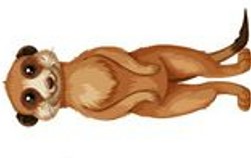
#> input picture Practical 2/Meerkat.jpg, 251 x 158 px
$ jupyter execute RANSAC.ipynb
#> lines starting #> are read from the running program, lines starting #| are printed output that depends on the picture
# RANSAC

## import library

[cell 1]
import random
import matplotlib.pyplot as plt
import math

## Generate points

[cell 2]
# Set random seed for reproducibility
random.seed(42)

# Generate fixed set of points
points = []
# Inliers: roughly along the line y = 2x + 1 with some noise
for _ in range(30):
    x = random.uniform(0, 10)
    y = 2 * x + 1 + random.uniform(-1, 1)  # Small noise
    points.append((x, y))
# Outliers: random points
for _ in range(10):
    x = random.uniform(0, 10)
    y = random.uniform(0, 15)
    points.append((x, y))

# Convert to list of (x, y) tuples that won't change
points = [(x, y) for x, y in points]

## distance to line

[cell 3]
def distance_to_line(x0, y0, x1, y1, x2, y2):
    # Hint: The line is defined by two points (x1, y1) and (x2, y2), and you need to find the distance to point (x0, y0)
    num = abs((x2-x1)*(y1-y0) - (x1-x0)*(y2-y1))
    denom = math.sqrt(math.pow(x1 - x2, 2) + math.pow(y1 - y2, 2))
    # Use the formula for the shortest distance from a point to a line; handle the case where the denominator might be zero
    return num / denom if denom != 0 else float('inf')

## fit line

[cell 4]
def fit_line(x1, y1, x2, y2):
    #TODO: Define a function to compute the slope and intercept of a line given two points
    m = ( y2 - y1 ) / (x2 - x1) if (x2-y2) !=0 else float('inf')
    b = y1 - m*x1
    return m, b  # Replace with your implementation; return (slope, intercept)

## ransac line fit

Inputs: points (list of (x, y) tuples), n_iterations (number of tries), threshold (max distance for inliers)

###Steps:
1. Randomly pick two points to define a line
2. Use fit_line to get the slope and intercept
3. Find all points within the threshold distance to the line (inliers)
4. Keep track of the line with the most inliers
5. For each iteration, plot the current line, inliers (blue), and outliers (red) with a pause
6. After all iterations, plot the best line with its inliers and outliers
######Return: best_model (slope, intercept), best_inliers (list of inlier points)

[cell 5]
#TODO: Implement the RANSAC algorithm to fit a line to the points

def ransac_line_fit(points, n_iterations=20, threshold=0.5):
#> called with n_iterations = 20, threshold = 0.5
    best_inliers = []
    best_model = None
    best_num_inliers = 0

    for iteration in range(n_iterations):
        # Step 1: Randomly select two points (hint: use random.sample)
        #TODO: Implement point selection
        p1,p2 = random.sample(points,2)
        x1,y1 = p1
        x2,y2 = p2

        # Step 2: Define the line
        #TODO: Call fit_line with your selected points
        m , b = fit_line(x1,y1,x2,y2)

        # Step 3: Find inliers
        inliers = []
        outliers = []
        #TODO: Loop through points, calculate distances, and classify as inliers or outliers
        # Hint: Use distance_to_line; handle vertical lines (infinite slope) separately

        for x,y in points:
            if distance_to_line(x,y,x1,y1,x2,y2)<=threshold:
                inliers.append((x,y))
            else :
                outliers.append((x,y))


        # Step 4: Update best model if current model has more inliers
        #TODO: Compare number of inliers and update best_model, best_inliers, best_num_inliers
        if len(inliers)> best_num_inliers:
            best_num_inliers = len(inliers)
            best_inliers = inliers
            best_model = (m,b)


        # Step 5: Visualize current iteration (provided, but use your variables)
        plt.clf()
        if inliers:
            in_x, in_y = zip(*inliers)
            plt.scatter(in_x, in_y, color='blue', label='Inliers')
        if outliers:
            out_x, out_y = zip(*outliers)
            plt.scatter(out_x, out_y, color='red', label='Outliers')
        # Plot the current line
        if m != float('inf'):
            x_vals = [0, 10]
            y_vals = [m * x + b for x in x_vals]
            plt.plot(x_vals, y_vals, 'g--', label='Current Line')
            eq_str = f"y = {m:.2f}x + {b:.2f}"
        else:
            plt.axvline(x=b, color='g', linestyle='--', label='Current Line')
            eq_str = f"x = {b:.2f}"
        plt.title(f"Iteration {iteration + 1}/{n_iterations}, Inliers: {len(inliers)}, {eq_str}")
        plt.legend()
        plt.xlim(0, 12)
        plt.ylim(0, 20)
        plt.pause(0.5)
#> this loop made 20 passes
#> pass 1, in ransac_line_fit, `plt.pause(0.5)`:
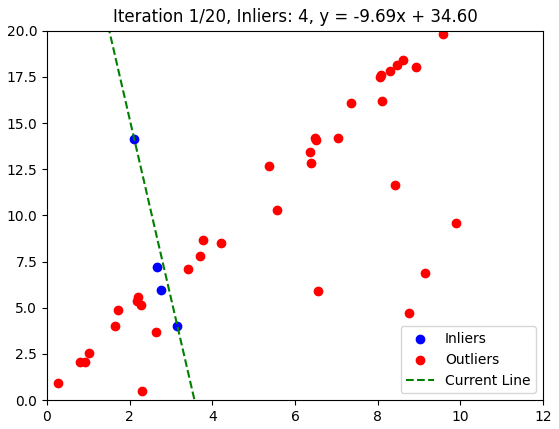
#> figure drawn by matplotlib, 1 panel
#> pass 2, in ransac_line_fit, `plt.pause(0.5)`:
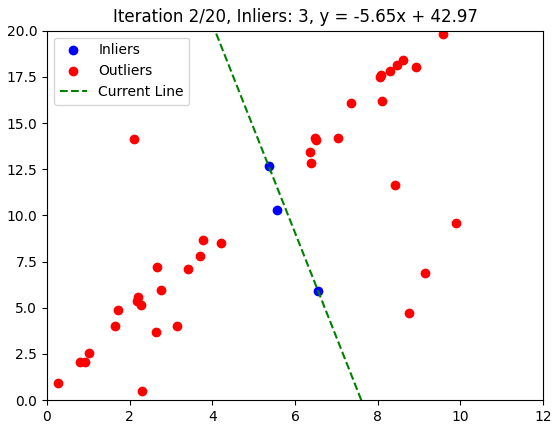
#> figure drawn by matplotlib, 1 panel

    # Final plot with best model (provided, but use your best_model)
    plt.clf()
    in_x, in_y = zip(*best_inliers) if best_inliers else ([], [])
    out_x, out_y = zip(*[p for p in points if p not in best_inliers])
    plt.scatter(in_x, in_y, color='blue', label='Inliers')
    plt.scatter(out_x, out_y, color='red', label='Outliers')
    if best_model[0] != float('inf'):
        x_vals = [0, 10]
        y_vals = [best_model[0] * x + best_model[1] for x in x_vals]
        plt.plot(x_vals, y_vals, 'g--', label='Best Fit Line')
        final_eq = f"y = {best_model[0]:.2f}x + {best_model[1]:.2f}"
    else:
        plt.axvline(x=best_model[1], color='g', linestyle='--', label='Best Fit Line')
        final_eq = f"x = {best_model[1]:.2f}"
    plt.title(f"Final Result, Best Inliers: {best_num_inliers}, {final_eq}")
    plt.legend()
    plt.xlim(0, 12)
    plt.ylim(0, 20)
    plt.show()
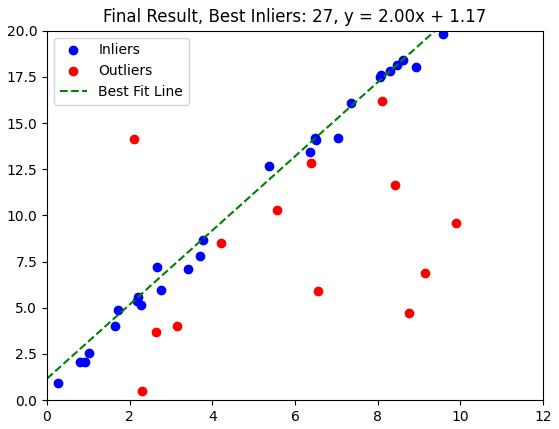
#> figure drawn by matplotlib, 1 panel

    return best_model, best_inliers

## Run RANSAC

[cell 6]
best_model, best_inliers = ransac_line_fit(points)
print(f"Best line: slope = {best_model[0]}, intercept = {best_model[1]}")

# RANSAC application

## import library

[cell 7]
import cv2
import numpy as np
import matplotlib.pyplot as plt

## load images

[cell 8]
object_img = cv2.imread('Meerkat.jpg', cv2.IMREAD_GRAYSCALE)  # object
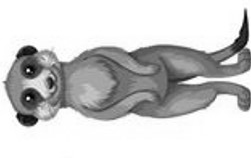
#> object_img: shape (158, 251); min 0, max 255, mean 202.9
scene_img = cv2.imread('animals.jpg', cv2.IMREAD_GRAYSCALE)   # Scene image with objects
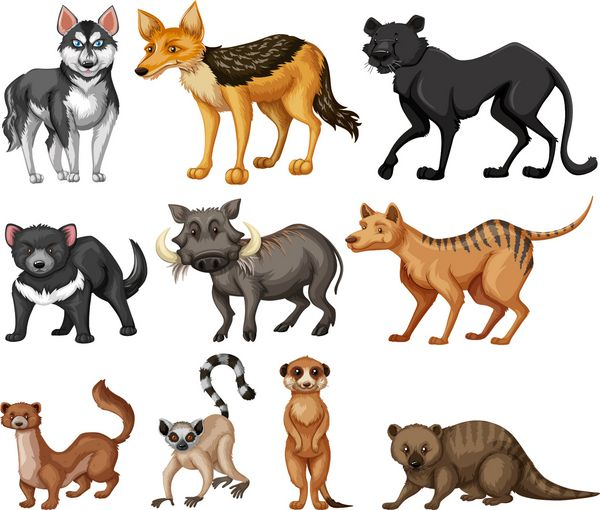
#> input picture Practical 2/animals.jpg, 600 x 510 px
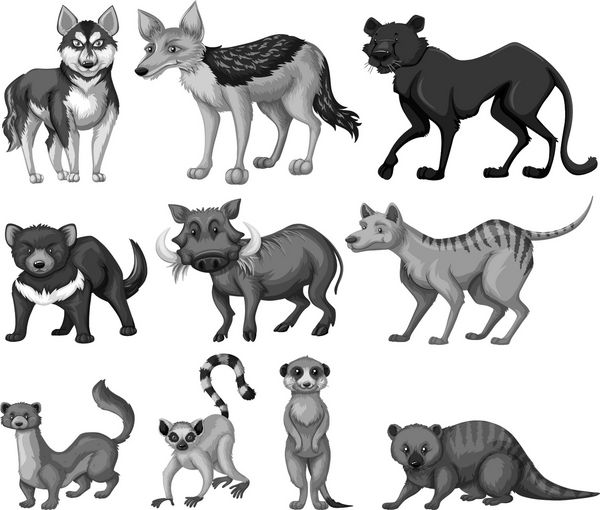
#> scene_img: shape (510, 600); min 0, max 255, mean 196.2

if object_img is None or scene_img is None:
    raise Exception("Images not found. Please provide 'Meerkat.jpg' and 'animals.jpg'.")

## Homography & RANSAC application

[cell 9]
# Feature Detection and Description (using SIFT)
sift = cv2.SIFT_create()
kp_obj, des_obj = sift.detectAndCompute(object_img, None)
#> kp_obj = 249 keypoints; strongest (x, y, size): (28, 98, 2.3), (28, 70, 2.2), (27, 120, 10.5), (27, 52, 10)
kp_scene, des_scene = sift.detectAndCompute(scene_img, None)
#> kp_scene = 1515 keypoints; strongest (x, y, size): (386, 170, 11.1), (489, 173, 8), (250, 394, 8), (529, 172, 8.4)

# Feature Matching (using KNN with ratio test)
bf = cv2.BFMatcher()
matches = bf.knnMatch(des_obj, des_scene, k=2)
#> matches = 249 matches


# Apply ratio test to filter good matches
good_matches = []
for m, n in matches:
    if m.distance < 0.75 * n.distance:  # Lowe's ratio test
        good_matches.append(m)
#> after the loop, good_matches = 73 matches


# Draw matches for visualization
img_matches = cv2.drawMatches(object_img, kp_obj, scene_img, kp_scene, good_matches, None,
                             flags=cv2.DrawMatchesFlags_NOT_DRAW_SINGLE_POINTS)
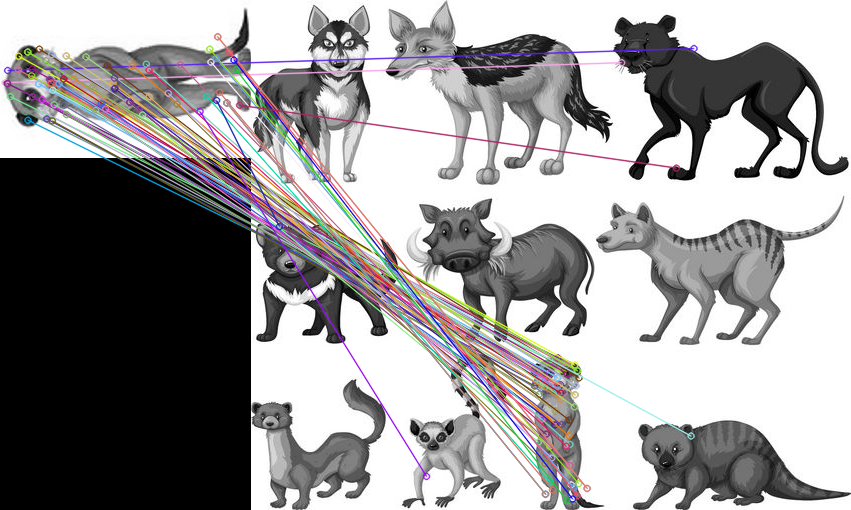
#> img_matches: shape (510, 851, 3); mean of channels 0, 1, 2 154.6, 153.7, 155.3; drawn as B, G, R

# Homography Estimation with RANSAC
if len(good_matches) >= 4:  # Minimum 4 points needed for homography
    # Extract source (object) and destination (scene) points from good matches
    # Hint: Use kp_obj[m.queryIdx].pt and kp_scene[m.trainIdx].pt, reshape to (-1, 1, 2)
    src_pts = np.array([kp_obj[m.queryIdx].pt for m in good_matches]).reshape(-1, 1, 2)
#> src_pts = 73 rows, first 8: [4.93, 82.13], [6.95, 83.09], [6.95, 83.09], [7.2, 69.98], [9.74, 96.2], [17.95, 69.31], [18.23, 55.75], [25.32, 111.1]
    dst_pts = np.array([kp_scene[m.trainIdx].pt for m in good_matches]).reshape(-1, 1, 2)
#> dst_pts = 73 rows, first 8: [370.1, 62.2], [306.5, 357.6], [306.5, 357.6], [442.5, 48.03], [298.2, 359.4], [314.7, 364.6], [323.3, 364.6], [288.9, 369.1]

    H, mask = cv2.findHomography(src_pts, dst_pts, cv2.RANSAC, 5.0)
#> H = [[0.00025, -0.625, 358], [0.621, -0.0052, 353.4], [1.7e-06, -1.3e-05, 1]]; mask = 73 values, max 1 at index 1, min 0 at index 0, mean 0.918
              # Hint: Use findHomography with RANSAC and a reasonable threshold (e.g., 5.0)

    matches_mask = mask.ravel().tolist()
#> matches_mask has the same summary as mask
else:
    raise Exception("Not enough good matches found (need at least 4).")


# Perspective Transform to Locate Object
h, w = object_img.shape
#> h = 158; w = 251
obj_corners = np.float32([[0, 0], [0, h-1], [w-1, h-1], [w-1, 0]]).reshape(-1, 1, 2)
#> obj_corners = [[0, 0], [0, 157], [250, 157], [250, 0]]
scene_corners = cv2.perspectiveTransform(obj_corners, H)
#> scene_corners = [[358, 353.4], [260.4, 353.3], [260.4, 508.7], [357.9, 508.5]]

# Draw object boundary on scene image
scene_color = cv2.cvtColor(scene_img, cv2.COLOR_GRAY2BGR)
cv2.polylines(scene_color, [np.int32(scene_corners)], True, (0, 255, 0), 2)
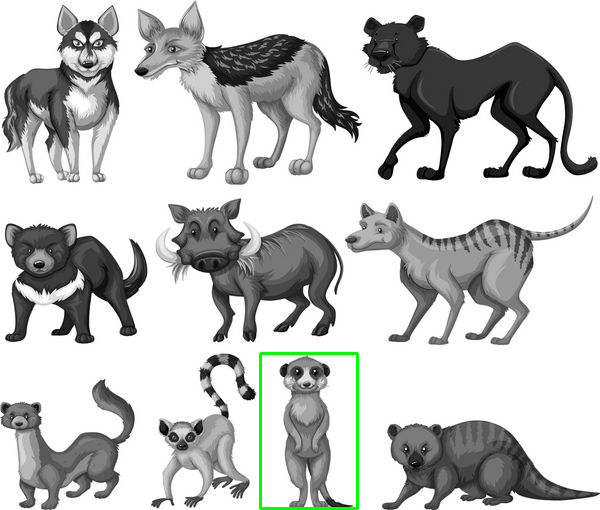
#> scene_color: shape (510, 600, 3); mean B, G, R 195, 196.3, 195
# Step 5: Histogram Verification (RGB and HSV)
# Warp the scene region back to object size for comparison
quad = np.zeros_like(object_img, dtype=np.uint8)
H_inv = np.linalg.inv(H)  # Inverse homography to warp scene to object
#> H_inv = [[-0.00159, 1.61, -568.9], [-1.61, -0.000932, 577.5], [-2.09e-05, -2.75e-06, 1.01]]
scene_color_full = cv2.imread('animals.jpg')
#> scene_color_full is the input picture: shape (510, 600, 3); mean B, G, R 184.6, 194.1, 204.4
warped_scene = cv2.warpPerspective(scene_color_full, H_inv, (w, h))
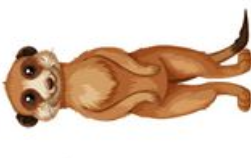
#> warped_scene: shape (158, 251, 3); mean B, G, R 180.4, 198.5, 221.5


# Convert images to HSV and compute histograms for verification
# Hint: Convert to HSV with cv2.cvtColor, compute histograms on Hue channel with cv2.calcHist
object_im = cv2.cvtColor(object_img, cv2.COLOR_GRAY2BGR)
obj_hsv = cv2.cvtColor(object_im, cv2.COLOR_BGR2HSV)
#> obj_hsv: shape (158, 251, 3); mean H, S, V 0, 0, 202.9
warped_hsv = cv2.warpPerspective(obj_hsv, H_inv, (w, h))
#> warped_hsv: shape (158, 251, 3); every value is 0

hist_obj = cv2.calcHist([obj_hsv], [0], None, [256], [0, 256])
#> hist_obj = 256 values, max 39658 at index 0, min 0 at index 1, mean 154.9
hist_warped = cv2.calcHist([warped_hsv], [0], None, [256], [0, 256])
#> hist_warped has the same summary as hist_obj
7
cv2.normalize(hist_obj, hist_obj)
cv2.normalize(hist_warped, hist_warped)

# Compare histograms (Bhattacharyya distance)
hist_diff = cv2.compareHist(hist_obj, hist_warped, cv2.HISTCMP_BHATTACHARYYA)
#> hist_diff = 0
print(f"Histogram Bhattacharyya Distance: {hist_diff:.4f}")
#| Histogram Bhattacharyya Distance: 0.0000
verification_threshold = 0.5  # Adjust based on testing
if hist_diff < verification_threshold:
    print("Object verified by histogram comparison!")
else:
    print("Object not verified by histogram comparison.")

## show result

[cell 10]
plt.figure(figsize=(15, 5))
plt.subplot(131), plt.imshow(img_matches), plt.title('Feature Matches')
plt.subplot(132), plt.imshow(scene_color), plt.title('Detected Object')
plt.subplot(133), plt.imshow(warped_scene), plt.title('Warped Meerkat Region')
plt.tight_layout()
plt.show()
#> figure, not shown here; B, G, R data is drawn as R, G, B
